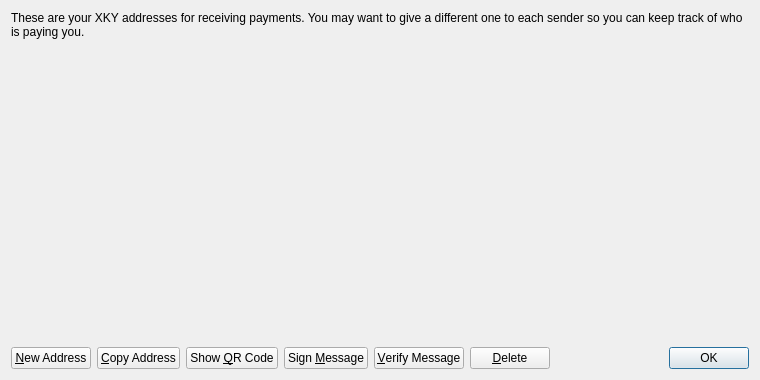
<?xml version="1.0" encoding="UTF-8"?>
<ui version="4.0">
 <class>AddressBookPage</class>
 <widget class="QWidget" name="AddressBookPage">
  <property name="geometry">
   <rect>
    <x>0</x>
    <y>0</y>
    <width>760</width>
    <height>380</height>
   </rect>
  </property>
  <property name="windowTitle">
   <string>Address Book</string>
  </property>
  <layout class="QVBoxLayout" name="verticalLayout">
   <item>
    <widget class="QLabel" name="labelExplanation">
     <property name="text">
      <string>These are your XKY addresses for receiving payments. You may want to give a different one to each sender so you can keep track of who is paying you.</string>
     </property>
     <property name="textFormat">
      <enum>Qt::PlainText</enum>
     </property>
     <property name="wordWrap">
      <bool>true</bool>
     </property>
    </widget>
   </item>
   <item>
    <widget class="QTableView" name="tableView">
     <property name="contextMenuPolicy">
      <enum>Qt::CustomContextMenu</enum>
     </property>
     <property name="toolTip">
      <string>Double-click to edit address or label</string>
     </property>
     <property name="styleSheet">
      <string notr="true">background-color:transparent</string>
     </property>
     <property name="tabKeyNavigation">
      <bool>false</bool>
     </property>
     <property name="selectionMode">
      <enum>QAbstractItemView::SingleSelection</enum>
     </property>
     <property name="selectionBehavior">
      <enum>QAbstractItemView::SelectRows</enum>
     </property>
     <property name="sortingEnabled">
      <bool>true</bool>
     </property>
     <attribute name="verticalHeaderVisible">
      <bool>false</bool>
     </attribute>
    </widget>
   </item>
   <item>
    <layout class="QHBoxLayout" name="horizontalLayout">
     <item>
      <widget class="QPushButton" name="newAddressButton">
       <property name="toolTip">
        <string>Create a new address</string>
       </property>
       <property name="text">
        <string>&amp;New Address</string>
       </property>
      </widget>
     </item>
     <item>
      <widget class="QPushButton" name="copyToClipboard">
       <property name="toolTip">
        <string>Copy the currently selected address to the system clipboard</string>
       </property>
       <property name="text">
        <string>&amp;Copy Address</string>
       </property>
      </widget>
     </item>
     <item>
      <widget class="QPushButton" name="showQRCode">
       <property name="text">
        <string>Show &amp;QR Code</string>
       </property>
      </widget>
     </item>
     <item>
      <widget class="QPushButton" name="signMessage">
       <property name="toolTip">
        <string>Sign a message to prove you own a XKY address</string>
       </property>
       <property name="text">
        <string>Sign &amp;Message</string>
       </property>
      </widget>
     </item>
     <item>
      <widget class="QPushButton" name="verifyMessage">
       <property name="toolTip">
        <string>Verify a message to ensure it was signed with a specified XKY address</string>
       </property>
       <property name="text">
        <string>&amp;Verify Message</string>
       </property>
      </widget>
     </item>
     <item>
      <widget class="QPushButton" name="deleteButton">
       <property name="toolTip">
        <string>Delete the currently selected address from the list</string>
       </property>
       <property name="text">
        <string>&amp;Delete</string>
       </property>
      </widget>
     </item>
     <item>
      <spacer name="horizontalSpacer">
       <property name="orientation">
        <enum>Qt::Horizontal</enum>
       </property>
       <property name="sizeHint" stdset="0">
        <size>
         <width>40</width>
         <height>20</height>
        </size>
       </property>
      </spacer>
     </item>
     <item>
      <widget class="QDialogButtonBox" name="buttonBox">
       <property name="sizePolicy">
        <sizepolicy hsizetype="Maximum" vsizetype="Fixed">
         <horstretch>0</horstretch>
         <verstretch>0</verstretch>
        </sizepolicy>
       </property>
       <property name="standardButtons">
        <set>QDialogButtonBox::Ok</set>
       </property>
      </widget>
     </item>
    </layout>
   </item>
  </layout>
 </widget>
 <resources/>
 <connections/>
</ui>
